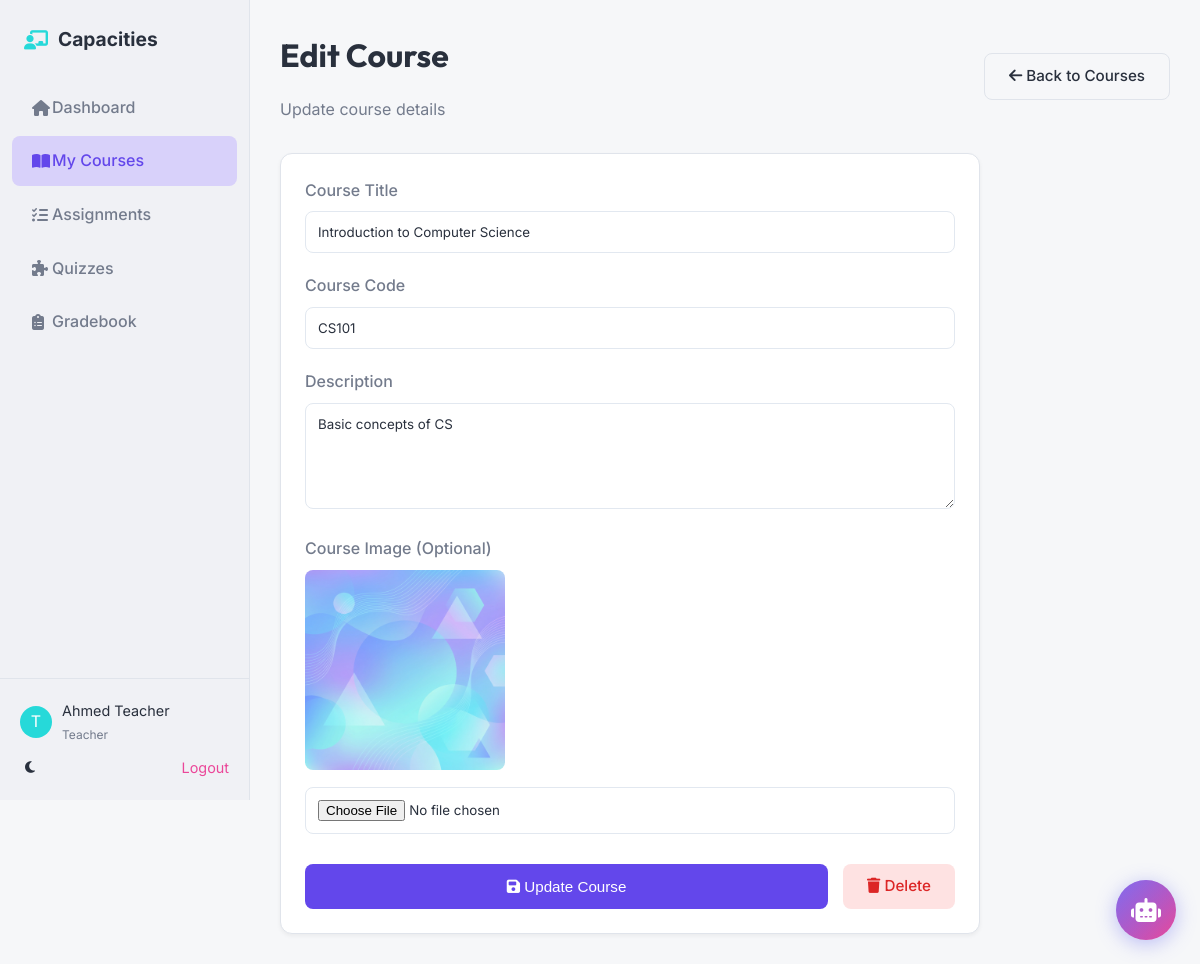
Screenshot of /teacher/courses/edit/1 (signed in) with the database file from the repository.
### tables this page shows
CREATE TABLE `courses` (
  `id` INT UNSIGNED NOT NULL AUTO_INCREMENT,
  `title` VARCHAR(200) NOT NULL,
  `code` VARCHAR(20) NOT NULL,
  `description` TEXT NULL,
  `teacher_id` INT UNSIGNED NOT NULL,
  `image` VARCHAR(255) DEFAULT 'course-placeholder.jpg',
  `start_date` DATE NULL,
  `end_date` DATE NULL,
  `status` ENUM('active', 'archived') DEFAULT 'active',
  `created_at` TIMESTAMP DEFAULT CURRENT_TIMESTAMP,
  PRIMARY KEY (`id`),
  UNIQUE INDEX `code_unique` (`code` ASC),
  INDEX `fk_courses_teacher_idx` (`teacher_id` ASC),
  CONSTRAINT `fk_courses_teacher`
    FOREIGN KEY (`teacher_id`)
    REFERENCES `users` (`id`)
    ON DELETE CASCADE
    ON UPDATE CASCADE
);

### app/Controllers/CourseController.php (called while the page is built, shortened)
<?php
class CourseController {
    private $courseModel;
    public function __construct() {
        $this->courseModel = new Course();
    }
    public function edit($id) {
        $course = $this->courseModel->findById($id);
        view('teacher/courses/edit', ['course' => $course], 'sidebar-teacher');
    }
}

### index.php (called while the page is built)
<?php
require_once 'public/index.php';

### app/Config/Database.php (called while the page is built, shortened)
<?php
class Database {
    private static $connection = null;
    public static function connect() {
        if (self::$connection === null) {
            try {
                $dsn = "mysql:host=" . DB_HOST . ";dbname=" . DB_NAME . ";charset=" . DB_CHAR;
                $options = [
                    PDO::ATTR_ERRMODE => PDO::ERRMODE_EXCEPTION,
                    PDO::ATTR_DEFAULT_FETCH_MODE => PDO::FETCH_ASSOC,
                    PDO::ATTR_EMULATE_PREPARES => false,
                ];
                self::$connection = new PDO($dsn, DB_USER, DB_PASS, $options);
            } catch (PDOException $e) {
                if (DEBUG) {
                    die("Database Connection Error: " . $e->getMessage());
                } else {
                    die("System Error: Could not connect to the database.");
                }
            }
        }
        return self::$connection;
    }
}

### app/Models/Course.php (called while the page is built, shortened)
<?php
require_once APP . '/Config/Database.php';
class Course {
    private $db;
    public function __construct() {
        $this->db = Database::connect();
    }
    public function findById($id) {
        $sql = "SELECT c.*, u.name as teacher_name, u.avatar as teacher_avatar
                FROM courses c
                JOIN users u ON c.teacher_id = u.id
                WHERE c.id = :id";
        $stmt = $this->db->prepare($sql);
        $stmt->execute([':id' => $id]);
        return $stmt->fetch();
    }
}

### views/teacher/courses/edit.php (the view, shortened to what this page needs)
<div class="main-header">
    <div>
        <h1>Edit Course</h1>
        <p style="color: var(--text-muted);">Update course details</p>
    </div>
    <a href="<?= APP_URL ?>/teacher/courses" class="btn btn-outline"><i class="fas fa-arrow-left"></i> Back to Courses</a>
</div>
<div class="card" style="max-width: 700px;">
    <form action="<?= APP_URL ?>/teacher/courses/update/<?= $course['id'] ?>" method="POST" enctype="multipart/form-data">
        <div class="form-group" style="margin-bottom: 20px;">
            <label class="form-label" style="display: block; margin-bottom: 8px; font-weight: 500;">Course Title</label>
            <input type="text" name="title" class="form-control" value="<?= htmlspecialchars($course['title']) ?>" required
                   style="width: 100%; padding: 12px; border: 1px solid #e2e8f0; border-radius: 8px;">
        </div>
        <div class="form-group" style="margin-bottom: 20px;">
            <label class="form-label" style="display: block; margin-bottom: 8px; font-weight: 500;">Course Code</label>
            <input type="text" name="code" class="form-control" value="<?= htmlspecialchars($course['code']) ?>" required
                   style="width: 100%; padding: 12px; border: 1px solid #e2e8f0; border-radius: 8px;">
        </div>
        <div class="form-group" style="margin-bottom: 20px;">
            <label class="form-label" style="display: block; margin-bottom: 8px; font-weight: 500;">Description</label>
            <textarea name="description" class="form-control" rows="5"
                      style="width: 100%; padding: 12px; border: 1px solid #e2e8f0; border-radius: 8px; resize: vertical;"><?= htmlspecialchars($course['description']) ?></textarea>
        </div>
        <div class="form-group" style="margin-bottom: 20px;">
            <label class="form-label" style="display: block; margin-bottom: 8px; font-weight: 500;">Course Image (Optional)</label>
            <?php if(!empty($course['image'])): ?>
                <div style="margin-bottom: 10px;">
                    <img src="<?= APP_URL . '/' . $course['image'] ?>" style="max-width: 200px; border-radius: 8px;">
                </div>
            <?php endif; ?>
            <input type="file" name="image" accept="image/*" class="form-control"
                   style="width: 100%; padding: 12px; border: 1px solid #e2e8f0; border-radius: 8px;">
        </div>
        <div style="display: flex; gap: 15px; margin-top: 30px;">
            <button type="submit" class="btn btn-primary" style="flex: 1;"><i class="fas fa-save"></i> Update Course</button>
            <a href="<?= APP_URL ?>/teacher/courses/delete/<?= $course['id'] ?>" class="btn"
               style="background: #fee2e2; color: #dc2626;" onclick="return confirm('Are you sure you want to delete this course?')">
                <i class="fas fa-trash"></i> Delete
            </a>
        </div>
    </form>
</div>

### public/assets/css/main.css (style rules this page uses)
* { box-sizing: border-box; margin: 0; padding: 0; }
body { font-family: var(--font-body); background-color: var(--bg-body); color: var(--text-main); transition: background-color 0.3s ease, color 0.3s ease; line-height: 1.6; }
h1, h2, h3, h4, h5, h6 { font-family: var(--font-heading); margin-bottom: 1rem; font-weight: 700; }
a { text-decoration: none; color: inherit; }
.card { background: var(--bg-card); border-radius: var(--radius); padding: 24px; box-shadow: var(--shadow-sm); border: 1px solid var(--border-color); transition: transform 0.2s ease, box-shadow 0.2s ease; }
.btn { display: inline-block; padding: 10px 24px; border-radius: 8px; font-weight: 500; cursor: pointer; transition: all 0.2s; border: none; font-size: 0.95rem; }
.btn-primary { background-color: var(--primary); color: white; }
.btn-outline { border: 1px solid var(--border-color); background: transparent; color: var(--text-main); }
.form-group { margin-bottom: 20px; }
.form-label { display: block; margin-bottom: 8px; font-weight: 500; color: var(--text-muted); }
.form-control { width: 100%; padding: 12px 16px; border-radius: 8px; border: 1px solid var(--border-color); background: var(--bg-card); color: var(--text-main); font-family: inherit; transition: border-color 0.2s; }
.main-header { display: flex; justify-content: space-between; align-items: center; margin-bottom: 30px; }

### public/assets/css/theme.css (style rules this page uses)
:root { --primary-hue: 250; --primary: hsl(var(--primary-hue), 80%, 60%); --primary-hover: hsl(var(--primary-hue), 80%, 50%); --primary-light: hsl(var(--primary-hue), 80%, 90%); --secondary-hue: 180; --secondary: hsl(var(--secondary-hue), 70%, 50%); --accent-hue: 330; --accent: hsl(var(--accent-hue), 80%, 60%); --bg-body: hsl(220, 20%, 97%); --bg-card: hsl(0, 0%, 100%); --bg-sidebar: hsl(220, 20%, 95%); --text-main: hsl(220, 20%, 20%); --text-muted: hsl(220, 10%, 50%); --text-light: hsl(220, 10%, 90%); --border-color: hsl(220, 20%, 90%); --shadow-sm: 0 2px 4px rgba(0, 0, 0, 0.05); --shadow-md: 0 4px 6px rgba(0, 0, 0, 0.1); --shadow-lg: 0 10px 15px rgba(0, 0, 0, 0.1); --radius: 12px; --font-heading: "Outfit", sans-serif; --font-body: "Inter", sans-serif; --header-height: 70px; --sidebar-width: 250px; }

### rows the page displays
courses: title "Introduction to Computer Science", code "CS101", description "Basic concepts of CS", image (placeholder picture)

### other values shown
Session::get('user_name') "Ahmed Teacher"
